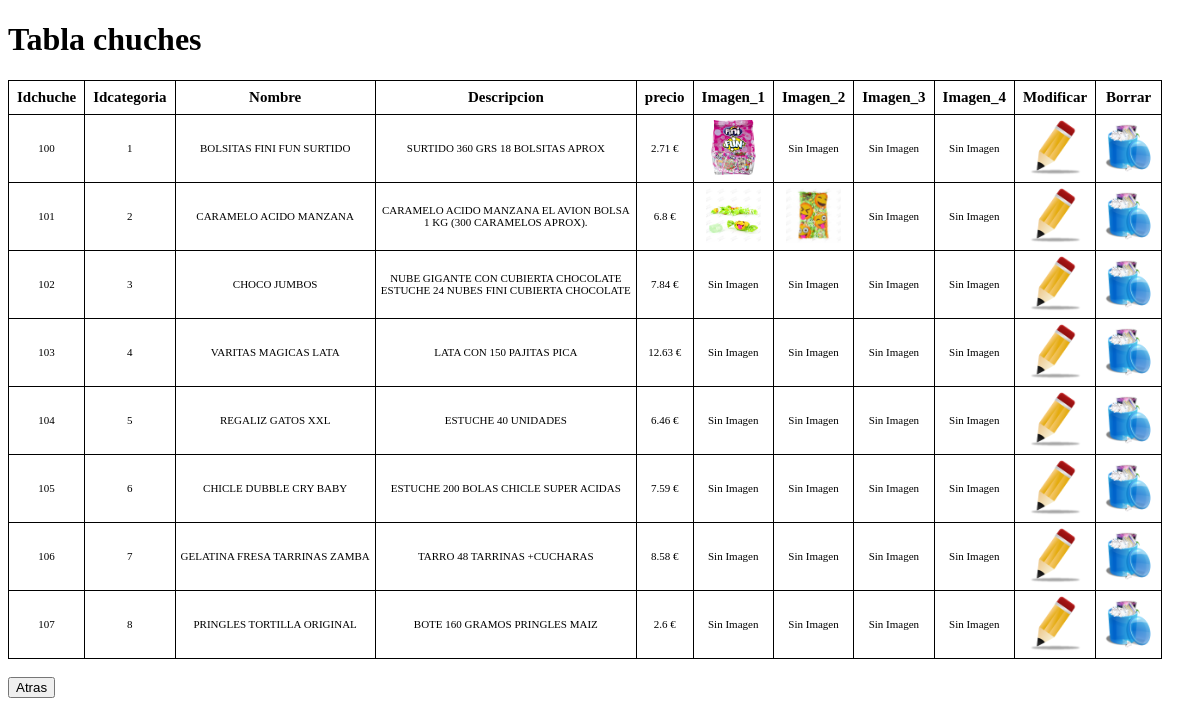
/tienda_chuches/admin/chuches/chuches.php (signed in), run on the app's committed database.
### tables this page shows
CREATE TABLE `chuches` (
  `id_chuche` int(10) NOT NULL,
  `id_categoria` int(10) NOT NULL,
  `nombre_chu` varchar(50) NOT NULL,
  `descripcion` varchar(500) DEFAULT NULL,
  `img_chu` varchar(150) DEFAULT NULL,
  `img1_chu` varchar(150) DEFAULT NULL,
  `img2_chu` varchar(150) DEFAULT NULL,
  `img3_chu` varchar(150) DEFAULT NULL,
  `precio` double NOT NULL
);

### tienda_chuches/admin/chuches/chuches.php (the view, shortened to what this page needs)
<!DOCTYPE html>
<html lang="">
<head>
</head>
<body>
<?php
  if (isset($_SESSION["admin"])) {
    ?>
    <h1>Tabla chuches</h1>
      <table>
       <tr>
         <th>Idchuche</th>
         <th>Idcategoria</th>
         <th>Nombre</th>
         <th>Descripcion</th>
         <th>precio</th>
         <th>Imagen_1</th>
         <th>Imagen_2</th>
         <th>Imagen_3</th>
         <th>Imagen_4</th>
         <th>Modificar</th>
         <th>Borrar</th>
       </tr>
    <?php
     $connection = new mysqli("localhost", "root", "3546", "tienda_chuches");
      if ($result = $connection->query("SELECT * FROM chuches;")) {
      } else {
            echo "Error: ". $sql ."<br>". mysqli_error($connection);
      }
      while($obj = $result->fetch_object()) {
              echo "<tr>";
              echo "<td>".$obj->id_chuche."</td>";
              echo "<td>".$obj->id_categoria."</td>";
              echo "<td>".$obj->nombre_chu."</td>";
              echo "<td id='desc'>".$obj->descripcion."</td>";
              echo "<td>".$obj->precio." € </td>";
              if (is_null($obj->img_chu)){
                echo "<td><span>Sin Imagen</span></td>";
              }else{
                echo '<td><img src="../'.$obj->img_chu.'"/></td>';
              }
              if (is_null($obj->img1_chu)){
                echo "<td><span>Sin Imagen</span></td>";
              }else{
                echo '<td><img src="../'.$obj->img1_chu.'"/></td>';
              }
              if (is_null($obj->img2_chu)){
                echo "<td><span>Sin Imagen</span></td>";
              }else{
                echo '<td><img src="../'.$obj->img2_chu.'"/></td>';
              }
              if (is_null($obj->img3_chu)){
                echo "<td><span>Sin Imagen</span></td>";
              }else{
                echo '<td><img src="../'.$obj->img3_chu.'"/></td>';
              }
              echo "<td><form id='form1' method='get'>
                    <a href='modificarchuche.php?id=$obj->id_chuche'/>
                    <img src='../img/modificar.png'/></a>
                    </form></td>";
              echo "<td><form id='form0' method='get'>
                    <a href='borrarchuche.php?id=$obj->id_chuche'>
                    <img src='../img/papelera.png'/></a>
                    </form></td>";
              echo "</tr>";
         }
          ?>
   </table>
    <?php
    echo "<br><form action='../admin.php'>
          <input type='submit' value='Atras' />
          </form>";
  } else {
    session_destroy();
    header("Location: ../../login.php");
  }
 ?>
</body>
</html>

### tienda_chuches/admin/chuches/chuches.php (style rules this page uses)
table,td,th { border: black 1px solid ; text-align:center; border-collapse: collapse; }
td { font-size: 11px; padding: 5px; }
th { font-size: 15px; padding: 8px; }
img { width: 55px; }
#desc { width: 250px; }

### data on the page
chuches: id_chuche "100", id_categoria "1", nombre_chu "BOLSITAS FINI FUN SURTIDO", descripcion "SURTIDO 360 GRS 18 BOLSITAS APROX", precio "2.71", img_chu (picture), shows "Sin Imagen"
chuches: id_chuche "101", id_categoria "2", nombre_chu "CARAMELO ACIDO MANZANA", descripcion "CARAMELO ACIDO MANZANA EL AVION BOLSA 1 KG (300 CARAMELOS APROX).", precio "6.8", img_chu (picture), img1_chu (picture), shows "Sin Imagen"
chuches: id_chuche "102", id_categoria "3", nombre_chu "CHOCO JUMBOS", descripcion "NUBE GIGANTE CON CUBIERTA CHOCOLATE ESTUCHE 24 NUBES FINI CUBIERTA CHOCOLATE", precio "7.84", shows "Sin Imagen"
chuches: id_chuche "103", id_categoria "4", nombre_chu "VARITAS MAGICAS LATA", descripcion "LATA CON 150 PAJITAS PICA", precio "12.63", shows "Sin Imagen"
chuches: id_chuche "104", id_categoria "5", nombre_chu "REGALIZ GATOS XXL", descripcion "ESTUCHE 40 UNIDADES", precio "6.46", shows "Sin Imagen"
chuches: id_chuche "105", id_categoria "6", nombre_chu "CHICLE DUBBLE CRY BABY", descripcion "ESTUCHE 200 BOLAS CHICLE SUPER ACIDAS", precio "7.59", shows "Sin Imagen"
chuches: id_chuche "106", id_categoria "7", nombre_chu "GELATINA FRESA TARRINAS ZAMBA", descripcion "TARRO 48 TARRINAS +CUCHARAS", precio "8.58", shows "Sin Imagen"
chuches: id_chuche "107", id_categoria "8", nombre_chu "PRINGLES TORTILLA ORIGINAL", descripcion "BOTE 160 GRAMOS PRINGLES MAIZ", precio "2.6", shows "Sin Imagen"
